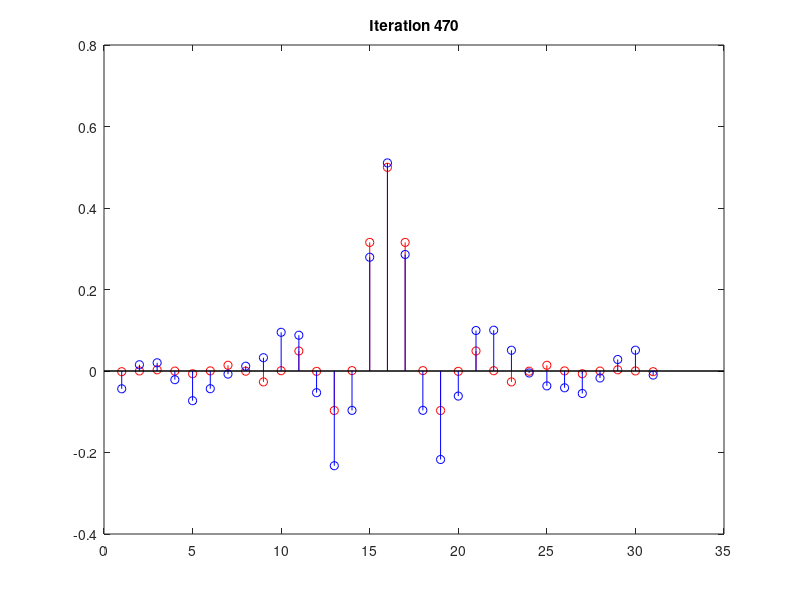

Write the MATLAB code that produced this figure.
N = 500
K = 30
x = randn(N,1);
h = fir1(K,0.5);
z = 0.1*randn(N,1);
d = filter(h,1,x) + z;
mu = 0.01;

w = zeros(K+1,1)
for n = 1:N-K
    xn = x(n+K:-1:n);
    en = d(n+K) - xn .* w;
    w = w+mu.*en.*xn;
    
    clf;
    stem(h,'r');
    hold on
    stem(w,'b');
    title(sprintf('Iteration %d',n))
    pause(0.01)
end